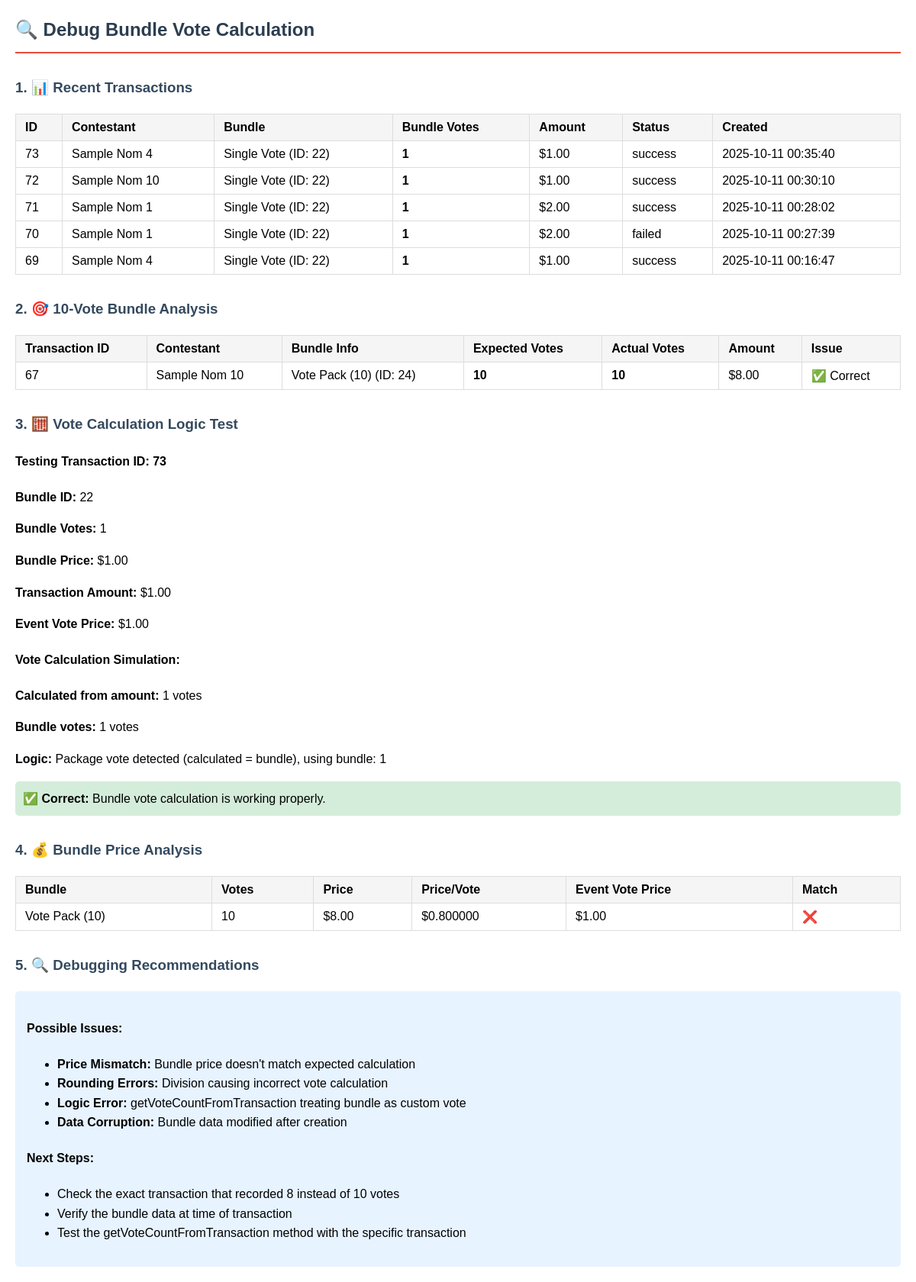
Page /test_files/debug_bundle_votes.php on the committed database.
### tables this page shows
CREATE TABLE `transactions` (
  `id` int(11) NOT NULL,
  `tenant_id` int(11) NOT NULL,
  `event_id` int(11) NOT NULL,
  `contestant_id` int(11) NOT NULL,
  `category_id` int(11) DEFAULT NULL,
  `bundle_id` int(11) NOT NULL,
  `amount` decimal(10,2) NOT NULL,
  `msisdn` varchar(20) DEFAULT NULL,
  `status` enum('pending','success','failed') DEFAULT 'pending',
  `provider` varchar(50) DEFAULT NULL,
  `provider_reference` varchar(100) DEFAULT NULL,
  `coupon_code` varchar(50) DEFAULT NULL,
  `referral_code` varchar(50) DEFAULT NULL,
  `failure_reason` text DEFAULT NULL,
  `created_at` timestamp NOT NULL DEFAULT current_timestamp(),
  `updated_at` timestamp NOT NULL DEFAULT current_timestamp() ON UPDATE current_timestamp()
);

CREATE TABLE `contestants` (
  `id` int(11) NOT NULL,
  `tenant_id` int(11) NOT NULL DEFAULT 1,
  `event_id` int(11) DEFAULT NULL,
  `name` varchar(255) NOT NULL,
  `contestant_code` varchar(20) DEFAULT NULL,
  `image_url` varchar(500) DEFAULT NULL,
  `bio` text DEFAULT NULL,
  `display_order` int(11) DEFAULT 0,
  `active` tinyint(1) DEFAULT 1,
  `created_by` int(11) DEFAULT NULL,
  `created_at` timestamp NOT NULL DEFAULT current_timestamp(),
  `updated_at` timestamp NOT NULL DEFAULT current_timestamp() ON UPDATE current_timestamp()
);

CREATE TABLE `vote_bundles` (
  `id` int(11) NOT NULL,
  `event_id` int(11) NOT NULL,
  `name` varchar(255) NOT NULL,
  `votes` int(11) NOT NULL,
  `price` decimal(10,2) NOT NULL,
  `active` tinyint(1) DEFAULT 1,
  `created_at` timestamp NOT NULL DEFAULT current_timestamp(),
  `updated_at` timestamp NOT NULL DEFAULT current_timestamp() ON UPDATE current_timestamp()
);

CREATE TABLE `votes` (
  `id` int(11) NOT NULL,
  `transaction_id` int(11) NOT NULL,
  `tenant_id` int(11) NOT NULL,
  `event_id` int(11) NOT NULL,
  `contestant_id` int(11) NOT NULL,
  `category_id` int(11) DEFAULT NULL,
  `quantity` int(10) UNSIGNED NOT NULL DEFAULT 1,
  `created_at` timestamp NOT NULL DEFAULT current_timestamp()
);

CREATE TABLE `events` (
  `id` int(11) NOT NULL,
  `tenant_id` int(11) NOT NULL,
  `name` varchar(255) NOT NULL,
  `code` varchar(50) NOT NULL,
  `description` text DEFAULT NULL,
  `featured_image` varchar(500) DEFAULT NULL,
  `start_date` datetime DEFAULT NULL,
  `end_date` datetime DEFAULT NULL,
  `vote_price` decimal(10,2) DEFAULT 0.50 COMMENT 'Price per vote in GHS',
  `active` tinyint(1) DEFAULT 1,
  `status` enum('draft','active','suspended','closed','archived') DEFAULT 'draft',
  `visibility` enum('private','public','unlisted') DEFAULT 'private',
  `admin_status` enum('approved','pending','rejected','under_review') DEFAULT 'pending',
  `admin_notes` text DEFAULT NULL,
  `created_by` int(11) DEFAULT NULL,
  `suspended_reason` text DEFAULT NULL,
  `suspended_by` int(11) DEFAULT NULL,
  `suspended_at` timestamp NULL DEFAULT NULL,
  `closed_at` timestamp NULL DEFAULT NULL,
  `archived_at` timestamp NULL DEFAULT NULL,
  `created_at` timestamp NOT NULL DEFAULT current_timestamp(),
  `updated_at` timestamp NOT NULL DEFAULT current_timestamp() ON UPDATE current_timestamp(),
  `results_visible` tinyint(1) DEFAULT 1 COMMENT 'Controls whether results/leaderboard is visible to public',
  `deactivated_at` timestamp NULL DEFAULT NULL,
  `deactivated_by` int(11) DEFAULT NULL
);

### test_files/debug_bundle_votes.php (the view, shortened to what this page needs)
<?php
try {
    $db = Database::getInstance();
    $connection = $db->getConnection();
    echo "<h2>🔍 Debug Bundle Vote Calculation</h2>";
    echo "<h3>1. 📊 Recent Transactions</h3>";
    $stmt = $connection->query("
        SELECT
            t.*,
            c.name as contestant_name,
            cat.name as category_name,
            vb.name as bundle_name,
            vb.votes as bundle_votes,
            vb.price as bundle_price
        FROM transactions t
        LEFT JOIN contestants c ON t.contestant_id = c.id
        LEFT JOIN categories cat ON t.category_id = cat.id
        LEFT JOIN vote_bundles vb ON t.bundle_id = vb.id
        ORDER BY t.created_at DESC
        LIMIT 5
    ");
    $transactions = $stmt->fetchAll();
    echo "<table border='1' style='border-collapse: collapse; width: 100%;'>";
    echo "<tr><th>ID</th><th>Contestant</th><th>Bundle</th><th>Bundle Votes</th><th>Amount</th><th>Status</th><th>Created</th></tr>";
    foreach ($transactions as $transaction) {
        echo "<tr>";
        echo "<td>{$transaction['id']}</td>";
        echo "<td>{$transaction['contestant_name']}</td>";
        echo "<td>{$transaction['bundle_name']} (ID: {$transaction['bundle_id']})</td>";
        echo "<td><strong>{$transaction['bundle_votes']}</strong></td>";
        echo "<td>\${$transaction['amount']}</td>";
        echo "<td>{$transaction['status']}</td>";
        echo "<td>{$transaction['created_at']}</td>";
        echo "</tr>";
    }
    echo "</table>";
    echo "<h3>2. 🎯 10-Vote Bundle Analysis</h3>";
    $stmt = $connection->prepare("
        SELECT
            t.*,
            c.name as contestant_name,
            vb.name as bundle_name,
            vb.votes as bundle_votes,
            vb.price as bundle_price,
            v.quantity as actual_votes_recorded
        FROM transactions t
        LEFT JOIN contestants c ON t.contestant_id = c.id
        LEFT JOIN vote_bundles vb ON t.bundle_id = vb.id
        LEFT JOIN votes v ON t.id = v.transaction_id
        WHERE vb.votes = 10 OR t.amount IN (
            SELECT price FROM vote_bundles WHERE votes = 10
        )
        ORDER BY t.created_at DESC
        LIMIT 3
    ");
    $stmt->execute();
    $bundleTransactions = $stmt->fetchAll();
    if (!empty($bundleTransactions)) {
        echo "<table border='1' style='border-collapse: collapse; width: 100%;'>";
        echo "<tr><th>Transaction ID</th><th>Contestant</th><th>Bundle Info</th><th>Expected Votes</th><th>Actual Votes</th><th>Amount</th><th>Issue</th></tr>";
        foreach ($bundleTransactions as $trans) {
            $issue = '';
            if ($trans['bundle_votes'] != $trans['actual_votes_recorded']) {
                $issue = "❌ Mismatch!";
            } else {
                $issue = "✅ Correct";
            }
            echo "<tr>";
            echo "<td>{$trans['id']}</td>";
            echo "<td>{$trans['contestant_name']}</td>";
            echo "<td>{$trans['bundle_name']} (ID: {$trans['bundle_id']})</td>";
            echo "<td><strong>{$trans['bundle_votes']}</strong></td>";
            echo "<td><strong>{$trans['actual_votes_recorded']}</strong></td>";
            echo "<td>\${$trans['amount']}</td>";
            echo "<td>{$issue}</td>";
            echo "</tr>";
        }
        echo "</table>";
    } else {
        echo "<p>❌ No 10-vote bundle transactions found</p>";
    }
    echo "<h3>3. 🧮 Vote Calculation Logic Test</h3>";
    $stmt = $connection->prepare("
        SELECT t.*, vb.votes as bundle_votes, vb.price as bundle_price, e.vote_price
        FROM transactions t
        LEFT JOIN vote_bundles vb ON t.bundle_id = vb.id
        LEFT JOIN events e ON t.event_id = e.id
        WHERE t.bundle_id IS NOT NULL
        ORDER BY t.created_at DESC
        LIMIT 1
    ");
    $stmt->execute();
    $testTransaction = $stmt->fetch();
    if ($testTransaction) {
        echo "<h4>Testing Transaction ID: {$testTransaction['id']}</h4>";
        echo "<p><strong>Bundle ID:</strong> {$testTransaction['bundle_id']}</p>";
        echo "<p><strong>Bundle Votes:</strong> {$testTransaction['bundle_votes']}</p>";
        echo "<p><strong>Bundle Price:</strong> \${$testTransaction['bundle_price']}</p>";
        echo "<p><strong>Transaction Amount:</strong> \${$testTransaction['amount']}</p>";
        echo "<p><strong>Event Vote Price:</strong> \${$testTransaction['vote_price']}</p>";
        $votePrice = $testTransaction['vote_price'] ?? 0.50;
        $calculatedVotes = (int) ($testTransaction['amount'] / $votePrice);
        $bundleVotes = $testTransaction['bundle_votes'] ?? 1;
        echo "<h4>Vote Calculation Simulation:</h4>";
        echo "<p><strong>Calculated from amount:</strong> {$calculatedVotes} votes</p>";
        echo "<p><strong>Bundle votes:</strong> {$bundleVotes} votes</p>";
        if ($calculatedVotes != $bundleVotes) {
            echo "<p><strong>Logic:</strong> Custom vote detected (calculated ≠ bundle), using calculated: {$calculatedVotes}</p>";
            echo "<div style='background: #fff3cd; padding: 10px; border-radius: 5px;'>";
            echo "<strong>⚠️ Issue Found:</strong> The system is treating this as a custom vote instead of a bundle vote!";
            echo "</div>";
        } else {
            echo "<p><strong>Logic:</strong> Package vote detected (calculated = bundle), using bundle: {$bundleVotes}</p>";
            echo "<div style='background: #d4edda; padding: 10px; border-radius: 5px;'>";
            echo "<strong>✅ Correct:</strong> Bundle vote calculation is working properly.";
            echo "</div>";
        }
    }
    echo "<h3>4. 💰 Bundle Price Analysis</h3>";
    $stmt = $connection->query("
        SELECT
            vb.*,
            (vb.price / vb.votes) as price_per_vote,
            e.vote_price as event_vote_price
        FROM vote_bundles vb
        INNER JOIN events e ON vb.event_id = e.id
        WHERE vb.votes = 10
        ORDER BY vb.created_at DESC
        LIMIT 3
    ");
    $bundles = $stmt->fetchAll();
    if (!empty($bundles)) {
        echo "<table border='1' style='border-collapse: collapse; width: 100%;'>";
        echo "<tr><th>Bundle</th><th>Votes</th><th>Price</th><th>Price/Vote</th><th>Event Vote Price</th><th>Match</th></tr>";
        foreach ($bundles as $bundle) {
            $match = abs($bundle['price_per_vote'] - $bundle['event_vote_price']) < 0.01 ? '✅' : '❌';
            echo "<tr>";
            echo "<td>{$bundle['name']}</td>";
            echo "<td>{$bundle['votes']}</td>";
            echo "<td>\${$bundle['price']}</td>";
            echo "<td>\${$bundle['price_per_vote']}</td>";
            echo "<td>\${$bundle['event_vote_price']}</td>";
            echo "<td>{$match}</td>";
            echo "</tr>";
        }
        echo "</table>";
    }
    echo "<h3>5. 🔍 Debugging Recommendations</h3>";
    echo "<div style='background: #e7f3ff; padding: 15px; border-radius: 5px;'>";
    echo "<h4>Possible Issues:</h4>";
    echo "<ul>";
    echo "<li><strong>Price Mismatch:</strong> Bundle price doesn't match expected calculation</li>";
    echo "<li><strong>Rounding Errors:</strong> Division causing incorrect vote calculation</li>";
    echo "<li><strong>Logic Error:</strong> getVoteCountFromTransaction treating bundle as custom vote</li>";
    echo "<li><strong>Data Corruption:</strong> Bundle data modified after creation</li>";
    echo "</ul>";
    echo "<h4>Next Steps:</h4>";
    echo "<ul>";
    echo "<li>Check the exact transaction that recorded 8 instead of 10 votes</li>";
    echo "<li>Verify the bundle data at time of transaction</li>";
    echo "<li>Test the getVoteCountFromTransaction method with the specific transaction</li>";
    echo "</ul>";
    echo "</div>";
} catch (Exception $e) {
    echo "<h3>❌ Error:</h3>";
    echo "<p>" . $e->getMessage() . "</p>";
}
?>

### test_files/debug_bundle_votes.php (style rules this page uses)
table { border-collapse: collapse; margin: 10px 0; width: 100%; }
th, td { padding: 8px 12px; border: 1px solid #ddd; text-align: left; }
th { background-color: #f5f5f5; font-weight: bold; }
h2 { color: #2c3e50; border-bottom: 2px solid #e74c3c; padding-bottom: 10px; }
h3 { color: #34495e; margin-top: 30px; }

### rows in the picture
transactions: id "73", contestant.name "Sample Nom 4", bundle.name "Single Vote", bundle "22", bundle.votes "1", amount "1.00", status "success", created_at "2025-10-11 00:35:40", bundle.price "1.00", event.vote_price "1.00", amount.vote_price "1"
transactions: id "72", contestant.name "Sample Nom 10", bundle.name "Single Vote", bundle "22", bundle.votes "1", amount "1.00", status "success", created_at "2025-10-11 00:30:10"
transactions: id "71", contestant.name "Sample Nom 1", bundle.name "Single Vote", bundle "22", bundle.votes "1", amount "2.00", status "success", created_at "2025-10-11 00:28:02"
transactions: id "70", contestant.name "Sample Nom 1", bundle.name "Single Vote", bundle "22", bundle.votes "1", amount "2.00", status "failed", created_at "2025-10-11 00:27:39"
transactions: id "69", contestant.name "Sample Nom 4", bundle.name "Single Vote", bundle "22", bundle.votes "1", amount "1.00", status "success", created_at "2025-10-11 00:16:47"
transactions: id "67", contestant.name "Sample Nom 10", bundle.name "Vote Pack (10)", bundle "24", bundle.votes "10", votes.quantity "10", amount "8.00", bundle.quantity "✅ Correct"
vote_bundles: name "Vote Pack (10)", votes "10", price "8.00", price_per_vote "0.800000", event.vote_price "1.00", match "❌"
